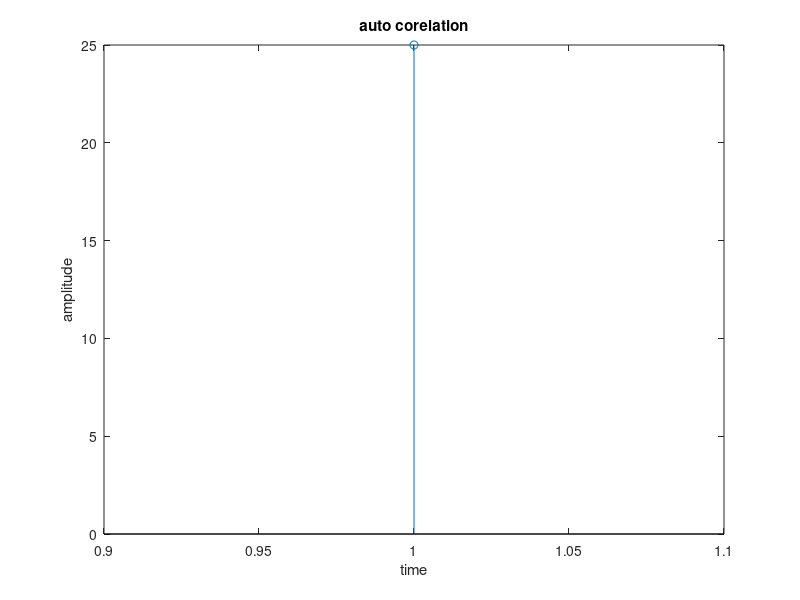

The MATLAB source for this figure:
clc;
clear all;
x = input('input sequence x=');
m = length(x);

n = 2*m-1;
x1 = [zeros(1,(n-m)),x,zeros(1,(n-m))];

for k = 1:n
    y(k) = 0;
    for i = 1:m
       
            y(k) = y(k)+x(i)*x1(k+i-1);
    end 
end
disp(y)
    stem(y)
    xlabel('time');
    ylabel('amplitude');
    title('auto corelation');
